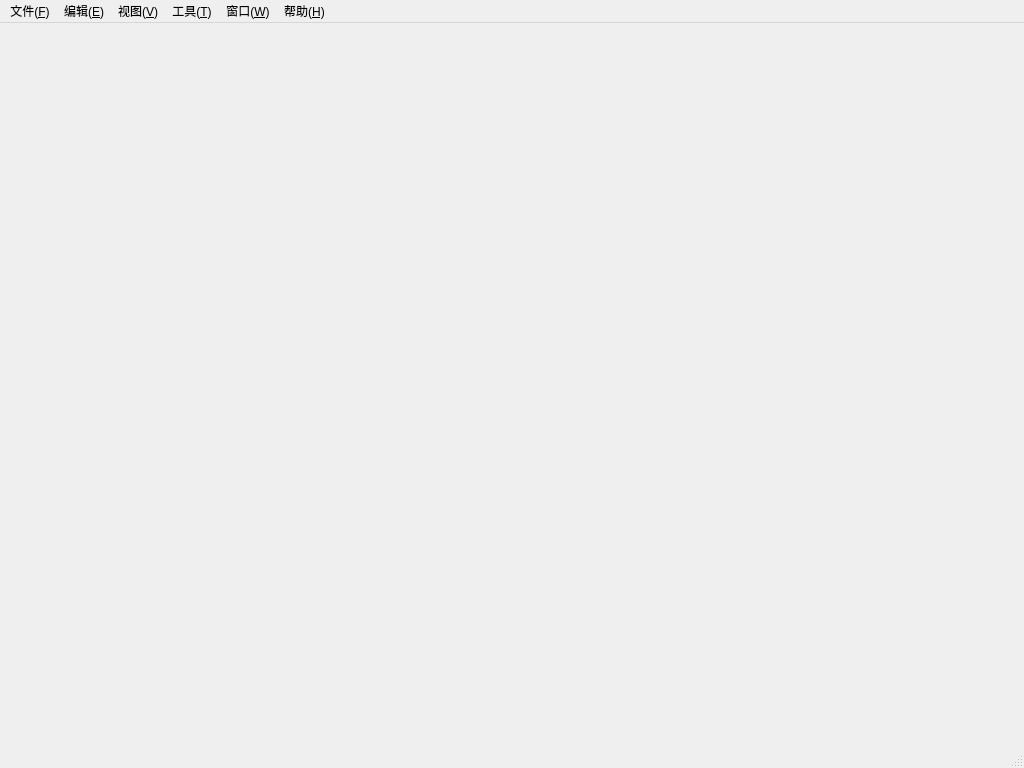
<?xml version="1.0" encoding="UTF-8"?>
<ui version="4.0">
 <class>MainWindow</class>
 <widget class="QMainWindow" name="MainWindow">
  <property name="geometry">
   <rect>
    <x>0</x>
    <y>0</y>
    <width>1024</width>
    <height>768</height>
   </rect>
  </property>
  <property name="windowTitle">
   <string>PolarPaint -- 一款为Polargy量身定制的绘图软件</string>
  </property>
  <widget class="QWidget" name="centralwidget"/>
  <widget class="QMenuBar" name="menubar">
   <property name="geometry">
    <rect>
     <x>0</x>
     <y>0</y>
     <width>1024</width>
     <height>22</height>
    </rect>
   </property>
   <widget class="QMenu" name="menu_F">
    <property name="title">
     <string>文件(&amp;F)</string>
    </property>
    <addaction name="action_N"/>
    <addaction name="action_O"/>
    <addaction name="separator"/>
    <addaction name="action_Save"/>
   </widget>
   <widget class="QMenu" name="menu_E">
    <property name="title">
     <string>编辑(&amp;E)</string>
    </property>
    <addaction name="action_Pen"/>
   </widget>
   <widget class="QMenu" name="menu_T">
    <property name="title">
     <string>视图(&amp;V)</string>
    </property>
   </widget>
   <widget class="QMenu" name="menu_T_2">
    <property name="title">
     <string>工具(&amp;T)</string>
    </property>
   </widget>
   <widget class="QMenu" name="menu_W">
    <property name="title">
     <string>窗口(&amp;W)</string>
    </property>
    <addaction name="action_Color"/>
    <addaction name="action_Layer"/>
   </widget>
   <widget class="QMenu" name="menu_H">
    <property name="title">
     <string>帮助(&amp;H)</string>
    </property>
   </widget>
   <addaction name="menu_F"/>
   <addaction name="menu_E"/>
   <addaction name="menu_T"/>
   <addaction name="menu_T_2"/>
   <addaction name="menu_W"/>
   <addaction name="menu_H"/>
  </widget>
  <widget class="QStatusBar" name="statusbar"/>
  <action name="action_N">
   <property name="text">
    <string>新建(&amp;N)</string>
   </property>
  </action>
  <action name="action_O">
   <property name="text">
    <string>打开(&amp;O)</string>
   </property>
  </action>
  <action name="action_Save">
   <property name="text">
    <string>保存(&amp;S)</string>
   </property>
   <property name="shortcut">
    <string>Ctrl+S</string>
   </property>
  </action>
  <action name="action_Pen">
   <property name="text">
    <string>笔刷...(&amp;P)</string>
   </property>
  </action>
  <action name="action_Color">
   <property name="text">
    <string>颜色(&amp;C)</string>
   </property>
   <property name="shortcut">
    <string>C</string>
   </property>
  </action>
  <action name="action_Layer">
   <property name="text">
    <string>图层</string>
   </property>
   <property name="toolTip">
    <string>图层</string>
   </property>
   <property name="shortcut">
    <string>L</string>
   </property>
  </action>
 </widget>
 <resources/>
 <connections/>
</ui>
